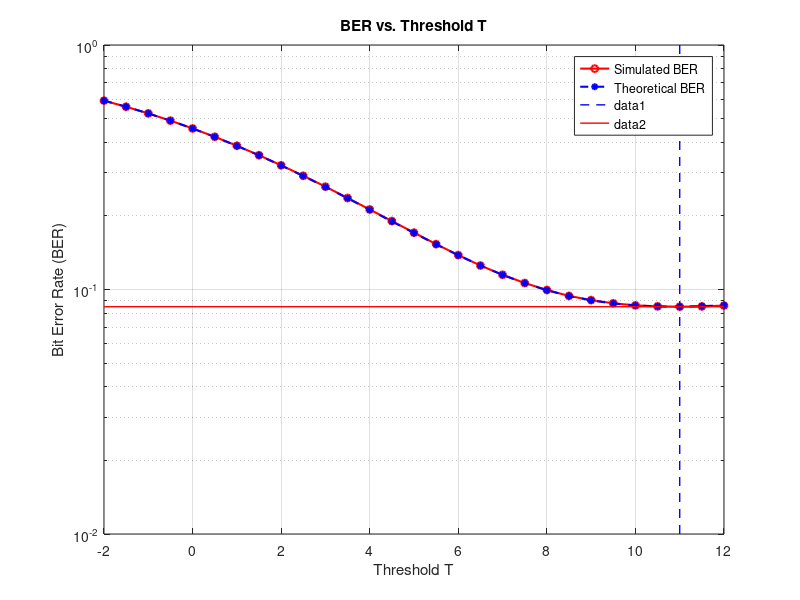

MATLAB code for this plot:
clc;
clear all;

N = 1e6; 
q = 0.1;
A = 8; 
nvar = 25; 

info_bits = double(rand(1,N) > (1-q));

noise_samples = sqrt(nvar)*randn(1,N);
x = A*info_bits + noise_samples;

T_range = -2:0.5:12;
BER_sim = zeros(size(T_range));
BER_theo = zeros(size(T_range));

for i = 1:length(T_range)
    T = T_range(i);
    rec_bits = double(x > T);
    BER_sim(i) = sum(xor(info_bits, rec_bits)) / N;
    BER_theo(i) = qfunc(T/sqrt(nvar))*(1-q) + qfunc((A-T)/sqrt(nvar))*q;
end

% Find the optimal threshold that minimizes BER
[~, idx_optimal] = min(BER_sim);
T_optimal = T_range(idx_optimal);

% Plot BER vs. threshold T
figure;
semilogy(T_range, BER_sim, 'ro-', 'LineWidth', 1.5, 'MarkerSize', 5); 
hold on;
semilogy(T_range, BER_theo, 'b*--', 'LineWidth', 1.5, 'MarkerSize', 5); 
xlabel('Threshold T');
ylabel('Bit Error Rate (BER)');
legend('Simulated BER', 'Theoretical BER');
grid on;
title('BER vs. Threshold T');
ylim([10^-2, 10^0]); 

%optimal threshold
line([T_optimal, T_optimal], [10^-2, 10^0], 'Color', 'b', 'LineStyle', '--', 'LineWidth', 1);

%minimum BER
min_BER = min(BER_sim);
line([min(T_range), max(T_range)], [min_BER, min_BER], 'Color', 'r', 'LineStyle', '-', 'LineWidth', 1);
